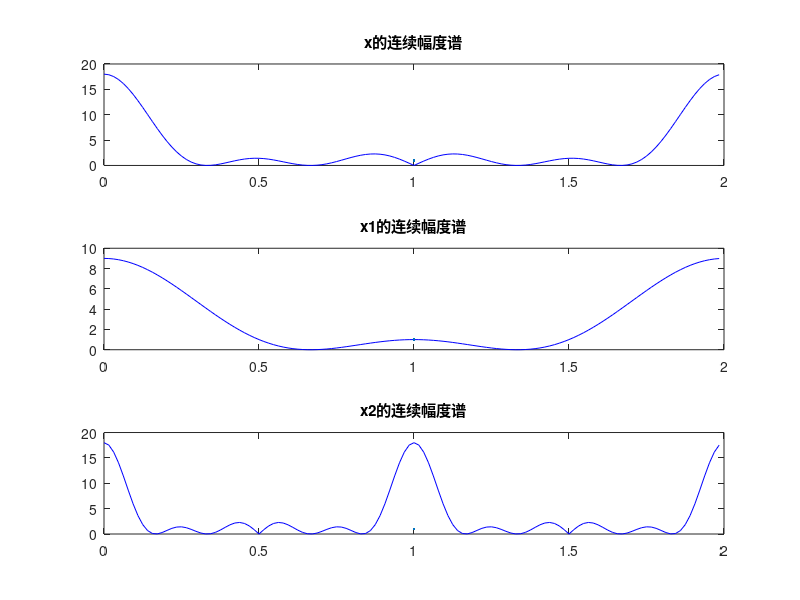

Write the MATLAB code that produced this figure.
clear
clc
close all

%使用函数 fft 分别画出 x、 x1 和 x2 
% 在[0,2π )的连续幅度谱图（提示是序列FT）

x=[1,1,2,2,3,3,2,2,1,1];
x1=[1,2,3,2,1];
x2=[1,0,1,0,2,0,2,0,3,0,3,0,2,0,2,0,1,0,1,0];
N=1:128;
xk=fft(x,128);
xk1=fft(x1,128);
xk2=fft(x2,128);

figure(1)
subplot(311)  
plot(2*(0:127)/128,abs(xk(1:128)),'b',LineWidth=1);
title('x的连续幅度谱');

subplot(312)  
plot(2*(0:127)/128,abs(xk1(1:128)),'b',LineWidth=1);
title('x1的连续幅度谱');

subplot(313)  
plot(2*(0:127)/128,abs(xk2(1:128)),'b',LineWidth=1);
title('x2的连续幅度谱');



% N2=1:32;
% xk3=fft(x,32);
% xk4=fft(x1,32);
% xk5=fft(x2,32);
% figure(2)
% subplot(311)  
% plot(2*(0:31)/32,abs(xk3(1:32)));
% title('x的连续幅度谱');
% 
% subplot(312)  
% plot(2*(0:31)/32,abs(xk4(1:32)));
% title('x1的连续幅度谱');
% 
% subplot(313)  
% plot(2*(0:31)/32,abs(xk5(1:32)));
% title('x2的连续幅度谱');

% N2=1:256;
% xk3=fft(x,256);
% xk4=fft(x1,256);
% xk5=fft(x2,256);
% figure(2)
% subplot(311)  
% plot(2*(0:255)/256,abs(xk3(1:256)));
% title('x的连续幅度谱');
% 
% subplot(312)  
% plot(2*(0:255)/256,abs(xk4(1:256)));
% title('x1的连续幅度谱');
% 
% subplot(313)  
% plot(2*(0:255)/256,abs(xk5(1:256)));
% title('x2的连续幅度谱');


